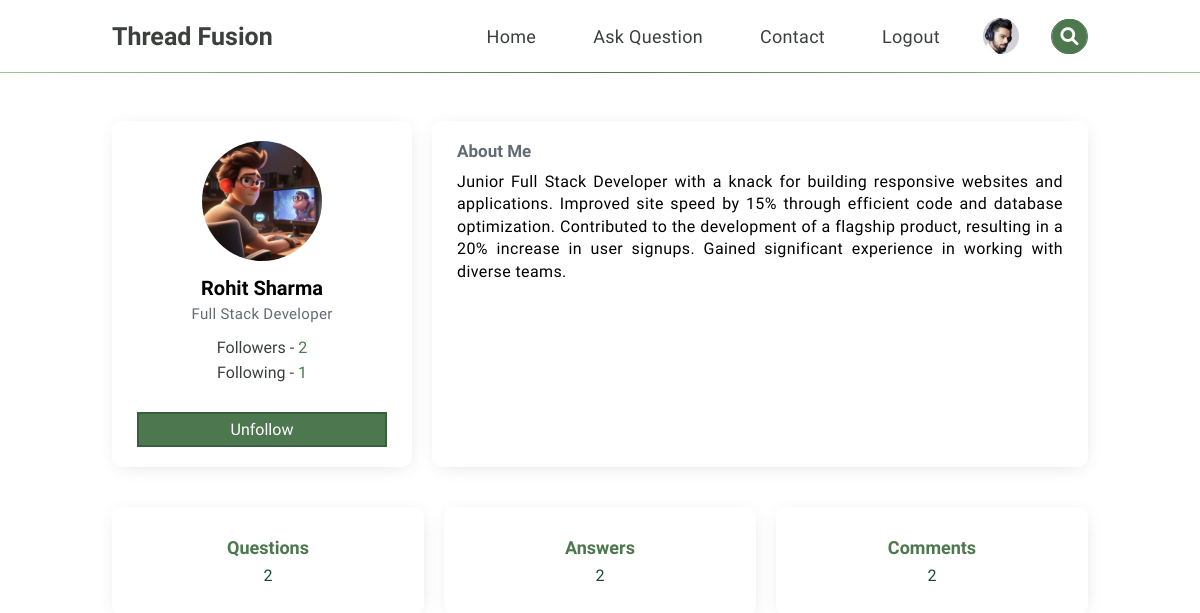
Page /userprofile/5 (signed in) on the committed database.
### threadfusion/models.py (models this page shows, shortened)
class Profile(models.Model):
    user = models.ForeignKey(User, on_delete=models.CASCADE, related_name="users_profile")
    profile_image = models.ImageField(null=True, blank=True, upload_to="profile_images/")
    fullname = models.CharField(max_length=50)
    profession = models.CharField(max_length=50)
    about = models.TextField()
    linkedin = models.CharField(max_length=100)
    github = models.CharField(max_length=100)
    instagram = models.CharField(max_length=100)
    facebook = models.CharField(max_length=100)
    twitter = models.CharField(max_length=100)
    created_at = models.DateTimeField(auto_now_add=True)
    updated_at = models.DateTimeField(auto_now=True)

### threadfusion/views.py (the view)
# urls.py: path('userprofile/<int:id>', views.userprofile, name="userprofile"),
def userprofile(request, id):
    user = User.objects.get(pk=id)
    try:
        profile = Profile.objects.get(user=user)
    except Profile.DoesNotExist:
        profile = None
    following = Follow.objects.filter(follower=user)
    followers = Follow.objects.filter(being_followed=user)
    questions = Question.objects.filter(user=user)
    answers = Answer.objects.filter(user=user)
    comments = Comment.objects.filter(user=user)
    try:
        ifFollowing = followers.filter(follower=User.objects.get(pk=request.user.id))
        if len(ifFollowing) != 0:
            isFollowing = True
        else:
            isFollowing = False
    except:
        isFollowing = False
    return render(request, "threadfusion/profile.html", {
        "profile_user": user,
        "profile": profile,
        "following": following,
        "followers": followers,
        "isFollowing": isFollowing,
        "questions": questions,
        "answers": answers,
        "comments": comments,
    })

### threadfusion/context_processors.py (called while the page is built)
def profile_context_processor(request):
    profile = None
    if request.user.is_authenticated:
        try:
            profile = Profile.objects.get(user=request.user)
        except Profile.DoesNotExist:
            profile = None
    return {'profile_img': profile}

### threadfusion/templates/threadfusion/profile.html (shortened to what this page needs)
{% extends "threadfusion/navbar.html" %}
{% block body %}
    <div class="profile-container">
        <div class="user-profile-info">
            <div class="user-info">
                <div class="user-img">
                    {% if profile.profile_image %}
                        <img src="{{ profile.profile_image.url }}" alt="Profile_Image" >
                    {% else %}
                        <img src="https://bootdey.com/img/Content/avatar/avatar7.png" alt="user">
                    {% endif %}
                </div>
                <div class="user-name">
                    {% if profile.fullname %}
                        <h2>{{ profile.fullname }}</h2>
                    {% else %}
                        <h2>{{ profile_user }}</h2>
                    {% endif %}
                    <p>{{ profile.profession }}</p>
                </div>
                <div class="followes-following">
                    <p>Followers - <span>{{ followers.count }}</span></p>
                    <p>Following - <span>{{ following.count }}</span></p>
                </div>
                <div class="actions">
                    {% if user.is_authenticated %}
                        {% if user == profile_user %}
                            <a href="{% url 'updateprofile' user.id %}">Update Profile</a>
                        {% else %}
                            {% if isFollowing %}
                                <form action="{% url 'unfollow' %}" method="POST" class="follow-unfollow-form">
                                    <input type="submit" value="Unfollow" class="follow-unfollow">
                                </form>
                            {% else %}
                                <form action="{% url 'follow' %}" method="POST" class="follow-unfollow-form">
                                    {% csrf_token %}
                                    <input type="hidden" name="profileUser" value="{{ profile_user }}">
                                    <input type="submit" value="Follow" class="follow-unfollow">
                                </form>
                            {% endif %}
                        {% endif %}
                    {% endif %}
                </div>
            </div>
            <div class="about">
                <div class="about-me">
                    <h3>About Me</h3>
                    <p>{{ profile.about }}</p>
                </div>
            </div>
        </div>
        <div class="user-assets">
            <div class="assets">
                <a href="{% url 'userassets' id=profile_user.id asset='questions' %}">Questions</a>
                <p>{{ questions.count }}</p>
            </div>
            <div class="assets">
                <a href="{% url 'userassets' id=profile_user.id asset='answers' %}">Answers</a>
                <p>{{ answers.count }}</p>
            </div>
            <div class="assets">
                <a href="{% url 'userassets' id=profile_user.id asset='comments' %}">Comments</a>
                <p>{{ comments.count }}</p>
            </div>
        </div>
    </div>
{% endblock %}

### threadfusion/templates/threadfusion/navbar.html (shortened to what this page needs)
{% load static %}
<!DOCTYPE html>
<html lang="en">
<head>
    <link href="{% static 'threadfusion/style.css' %}" rel="stylesheet">
    <link href="https://cdn.quilljs.com/1.3.6/quill.snow.css" rel="stylesheet">
    <link rel="stylesheet" href="https://cdnjs.cloudflare.com/ajax/libs/font-awesome/6.0.0/css/all.min.css" />
</head>
<body>
    <nav class="navbar-menu">
        <a class="logo" href="{% url 'index' %}">Thread Fusion</a>
        <div class="main-menu" id="main-menu">
            <ul class="nav-lists">
                <li><a href="{% url 'index' %}">Home</a></li>
                <li><a href="{% url 'askquestion' %}">Ask Question</a></li>
                <li><a href="{% url 'contact' %}">Contact</a></li>
                {% if user.is_authenticated %}
                    <li><a href="{% url 'logout' %}">Logout</a></li>
                    {% if profile_img %}
                        <li class="user-profile-tag">
                            <a href="{% url 'userprofile' user.id %}">
                                <div class="image-box">
                                    <img src="{{ profile_img.profile_image.url }}" alt="Profile_Image" class="profile-image" >
                                </div>
                            </a>
                        </li>
                    {% endif %}
                {% else %}
                    <li><a href="{% url 'login' %}"><i class="fa-solid fa-right-to-bracket" id="mobile-icon"></i>Login</a></li>
                {% endif %}
            </ul>
            <form action="{% url 'search' %}" method="GET" class="search-box search-form">
                <button type="submit" class="search-btn"><i class="fa fa-search"></i></button>
            </form>
        </div>
    </nav>
    <div class="box-container" id="box-container">
        {% block body %}
        {% endblock %}
    </div>
</body>
</html>

### rows in the picture
Profile: profile_image (picture)
Profile: profile_image (picture), fullname "Rohit Sharma", profession "Full Stack Developer", about "Junior Full Stack Developer with a knack for building responsive websites and applications. Improved site speed by 15% through efficient code and database optimization. Contributed to the development of a flagship product, resulting in a 20% increase in user signups. Gained significant experience in working with diverse teams."

### other values in the picture
{{ followers.count }} "2"
{{ following.count }} "1"
{{ questions.count }} "2"
{{ answers.count }} "2"
{{ comments.count }} "2"
